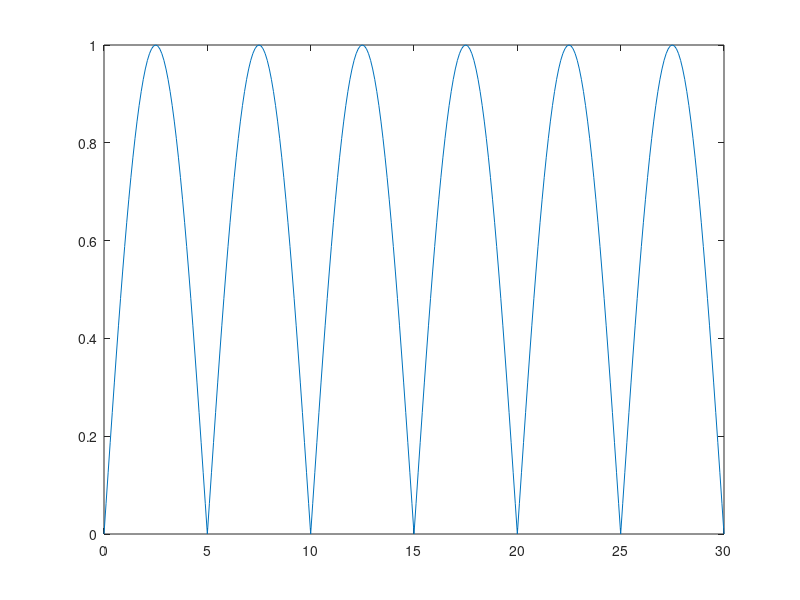
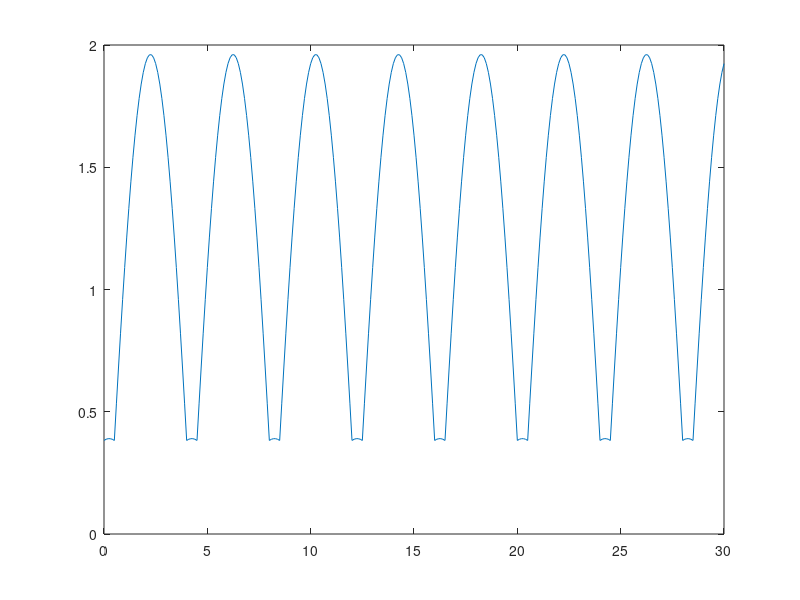

MATLAB code to generate these figures, in order:
%% Circular Scan

A_p = 1;
F_theta_i = 1;
T_c = 5;
C_i = 1;

t = 0:0.1:30;
A_pi = A_p * F_theta_i * C_i * abs(sin(pi * t/ T_c));

figure
plot(t, A_pi)

%% Sector Scan

A_p = 1;
F_theta_i = 1;
T_sf = 4;
T_a = 0.5;
C_i = 1;

t = 0:0.1:30;
A_pi = A_p * F_theta_i * C_i * (abs(sin(pi * t/ T_sf)) + abs(sin(pi * (t - T_a)/ T_sf)));

figure
plot(t, A_pi)

%% Conical Scan



%% Helical Scan


%% Raster Scan


%% Phased Array Scan


%% Phased Array Azimuth Scan and Circular Elevation Scan


